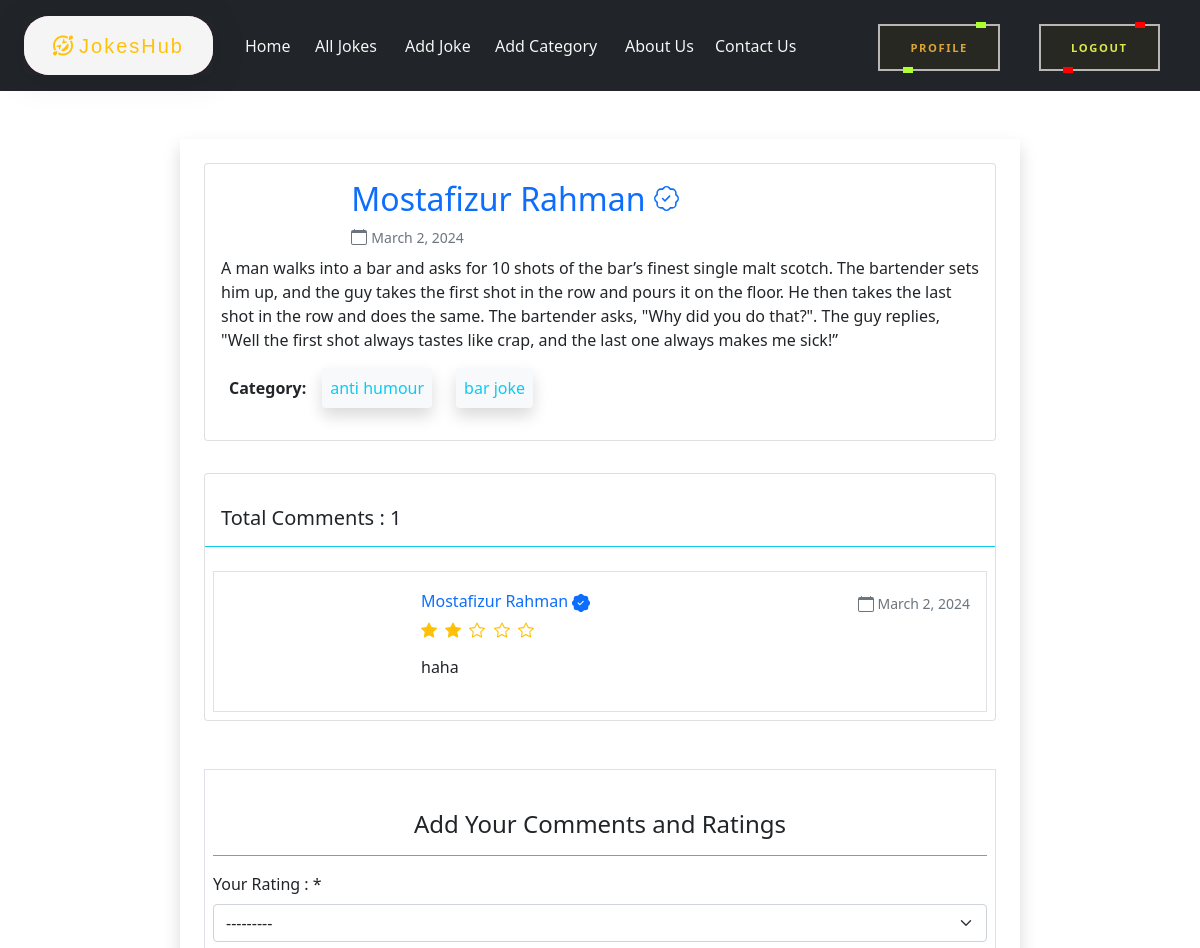
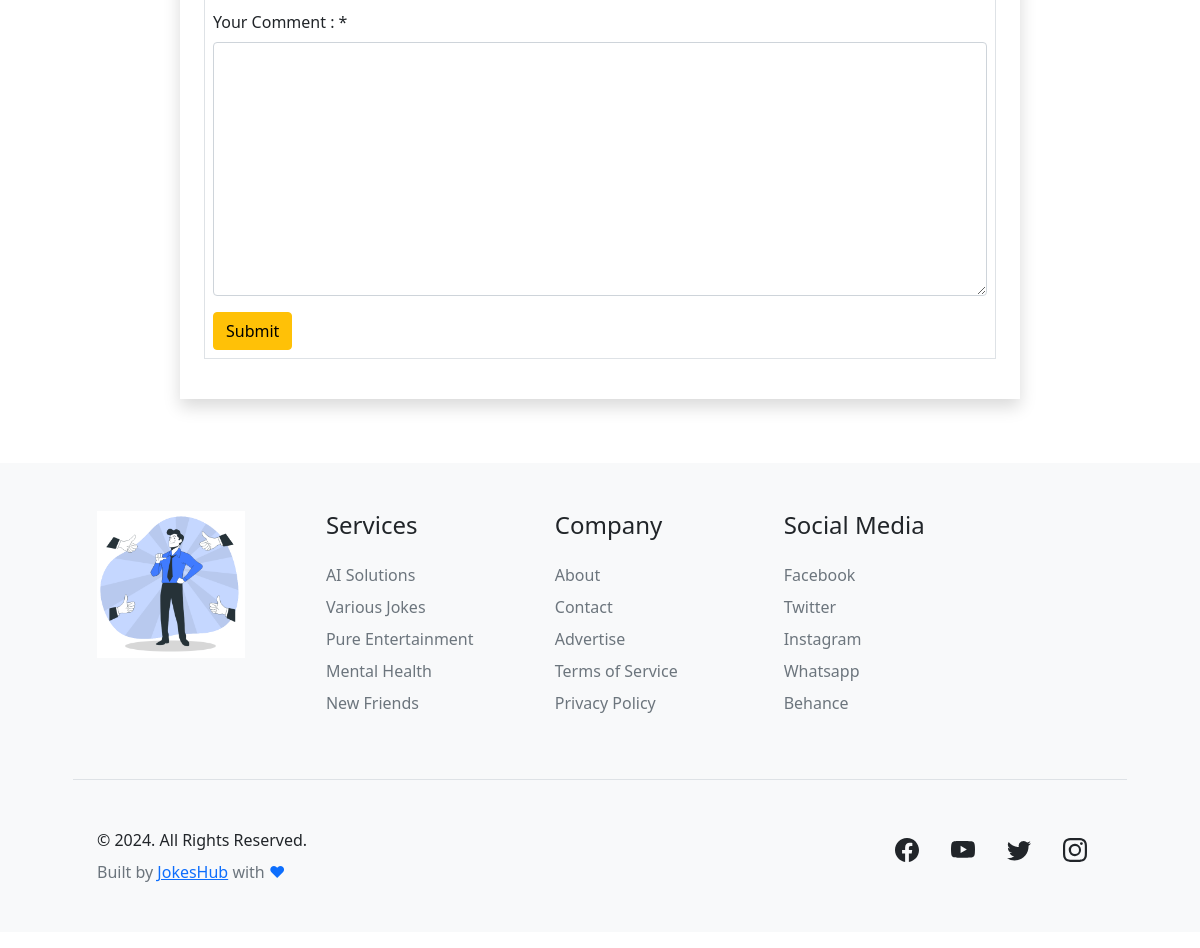
Page /jokes/details/5 (signed in) on the committed database (2 pictures, top to bottom).
### jokes/models.py (models this page shows, shortened)
class Joke(models.Model):
    description = models.TextField()
    like = models.IntegerField(default=0)
    owner = models.ForeignKey(User, on_delete=models.CASCADE)
    created_on = models.DateField(auto_now_add=True, null=True, blank=True)
    categories = models.ManyToManyField(Category, related_name="categories")
    shared_condition = models.BooleanField(default=False)
    shared_jokes = models.ForeignKey(User, on_delete = models.CASCADE, blank = True, null = True, related_name = 'shared')

class Category(models.Model):
    name = models.CharField(max_length=20)
    slug = models.SlugField(max_length=20,unique=True, null=True, blank=True)

class Comment(models.Model):
    RATING_CHOICES = [
        (1, '1'),
        (2, '2'),
        (3, '3'),
        (4, '4'),
        (5, '5'),
    ]
    joke = models.ForeignKey(Joke, on_delete=models.CASCADE, related_name='comments')
    name = models.CharField(max_length=50)
    email = models.EmailField()
    rating = models.IntegerField(verbose_name="Your Rating : ",
        choices=RATING_CHOICES,
        validators=[MinValueValidator(1), MaxValueValidator(5)]
    )
    body = models.TextField(verbose_name="Your Comment : ")
    created_on = models.DateTimeField(auto_now_add=True) # jkhn e ei class er object toiri hobe sei time ta rekhe dibe

### jokes/views.py (the view, shortened to what this page needs)
# urls.py: path('details/<int:pk>', views.JokeDetailView.as_view(), name='joke_detail'),
@method_decorator(login_required, name='dispatch')
class JokeDetailView(DetailView):
    model = Joke
    template_name = 'joke_detail.html'
    pk_url_kwarg = 'pk'
    def get_context_data(self, **kwargs):
        context = super().get_context_data(**kwargs)
        joke = self.object
        comments = joke.comments.all()
        comment_form = forms.CommentForm()
        context['comments'] = comments
        context['comment_form'] = comment_form
        return context

### jokes/forms.py
class CommentForm(forms.ModelForm):
    class Meta:
        model = Comment
        fields = ['rating','body']

### jokes/templates/joke_detail.html (shortened to what this page needs)
{% extends 'base.html' %}
{% load crispy_forms_tags %}
{% block content %}
<div style="width:70%" class="container my-5 py-4 shadow">
    <div class="card mx-auto shdaow mb-3 p-3">
      <div class="row mb-2 d-flex align-items-center">
        <div class="col-md-10">
          <h2 class="text-primary me-3">{{ joke.owner.first_name }} {{ joke.owner.last_name }} </h2>
          <div class="d-flex align-items-center">
            <small class="ms-1 text-muted">{{ joke.created_on }}</small>
          </div>
        </div>
      </div>
      <p class="card-text">{{ joke.description }}</p>
      <div class="d-flex mb-3">
        <strong class="me-2 p-2">Category:</strong>
        {% for category in joke.categories.all %}
          <a class="me-4 p-2 shadow rounded bg-light text-decoration-none text-info">{{ category.name }}</a>
        {% endfor %}
      </div>
    </div>
    <div class=" py-3 rounded">
        <div class="card">
          <h5 class="p-3 my-3 border-bottom border-info">Total Comments : {{ comments|length }}</h5>
          {% for comment in comments %}
            <div class="card-body border m-2">
              <div class="row mb-2 d-flex align-items-center">
                <div class="col-md-9">
                  <div class="d-flex justify-content-between ">
                    <div class="d-flex">
                      <h6 class="text-primary me-3 mt-1">{{ comment.name }}  </h6>
                    </div>
                    <div class="d-flex align-items-center">
                      <small class="ms-1 text-muted">{{ joke.created_on }}</small>
                    </div>
                  </div>
                  <h6 class="mb-3 ">
                  </h6>
                  <p class="my-2">{{ comment.body }}</p>
                </div>
              </div>
            </div>
          {% endfor %}
        </div>
        <div class="mt-5">
          <div class="mx-auto border p-2">
            <form method="post">
              <h4 class="p-3 my-3 border-bottom border-info text-center">Add Your Comments and Ratings</h4>
              {{ comment_form | crispy }}
              <button class="btn btn-warning">Submit</button>
            </form>
          </div>
        </div>
      </div>
</div>
{% endblock %}

### rows in the picture
Joke: owner.first_name "Mostafizur", owner.last_name "Rahman", created_on "March 2, 2024", description "A man walks into a bar and asks for 10 shots of the bar’s finest single malt scotch. The bartender sets him up, and the guy takes the first shot in the row and pours it on the floor. He then takes the last shot in the row and does the same. The bartender asks, \"Why did you do that?\". The guy replies, \"Well the first shot always tastes like crap, and the last one always makes me sick!”"
Category: name "anti humour"
Category: name "bar joke"
Comment: name "Mostafizur Rahman", rating 2 (drawn), body "haha"

### other values in the picture
{{ comments|length }} "1"
